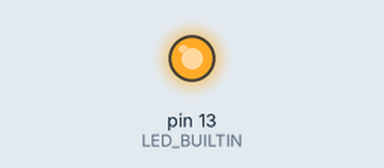
The sketch below on a simulated Arduino Uno, built with avr-gcc and run on an emulated ATmega328P. On the bench: output pins drawn as LEDs (lit = HIGH).

Above: at 0.5 s.
At 32.6 s:
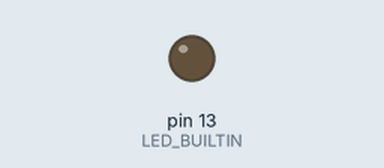
Timing chart, 0 to 41.2 s (numbered marks = the images above):
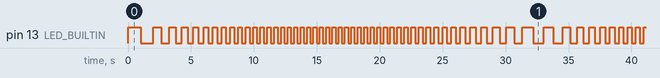

The sketch:

FrequencyEnvelopino.ino
```cpp
float freqMin = 1;
float freqMax = 4;
float frequency;

float theta = 0;
float thetaChangeRate = PI/16;
float envelope;

void setup()
{
  pinMode(LED_BUILTIN, OUTPUT) ;
}

void loop()
{
  envelope = abs(sin(theta));
  frequency = envelope * freqMax + (1-envelope)*freqMin;
  blink();
  theta += thetaChangeRate/frequency;
  if (theta >= 2*PI) theta = 0;
}

void blink() {
  digitalWrite(LED_BUILTIN, HIGH);
  delay(1000/frequency);
  digitalWrite(LED_BUILTIN, LOW);
  delay(1000/frequency);
}
```

Measured:
- by itself, pin 13 (LED_BUILTIN): moves between LOW and HIGH, repeating every 31.7 s
- by itself, everything shown: repeats every 31.7 s, in 92 steps
